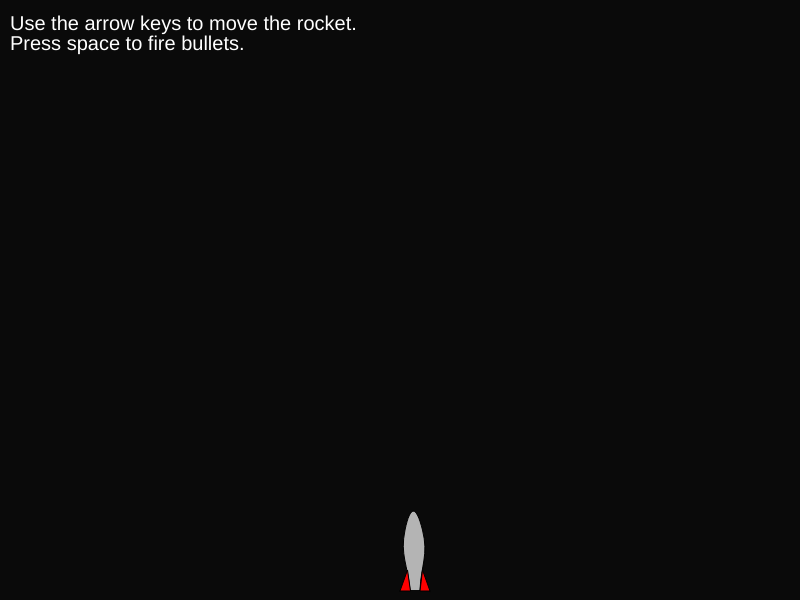
Frame 1 (no input)
Frame 60 (no input): identical to frame 1, image omitted
Frame 120 (the mouse pressed at the canvas centre since frame 60): identical to frame 1, image omitted

The p5.js sketch that drew this single still picture (run headless with seeded random() and noise() and a simulated clock; from frame 60 on, the mouse is pressed at the canvas centre):

// p5.js sketch
// ── sketch.js
var rocket; 
var baseLine;
function setup()
{
     createCanvas(800, 600);
    
    baseLine = height - 70

    rocket =    {
        x: width/2,
        y: baseLine, 
        thrust: false, 
        moveLeft: false,
        moveRight: false,
		bullets : [],
		rocketFiring : false,
		drawRocket: function()
		{
			fill(180);
			beginShape();
			curveTightness(-1.5);
			curveVertex(this.x+10, this.y+60);
			curveVertex(this.x+10, this.y+60);
			curveVertex(this.x+5, this.y);
			curveVertex(this.x+22.5, this.y);
			curveVertex(this.x+20, this.y+60);
			curveVertex(this.x+20, this.y+60);
			endShape();
		
			fill(255, 0, 0);
			beginShape();
			vertex(this.x, this.y + 61);
			vertex(this.x+7.5, this.y + 40);
			vertex(this.x + 10.5, this.y + 61);
			endShape(CLOSE);
		
			beginShape();
			vertex(this.x + 30, this.y + 61);
			vertex(this.x + 22.5, this.y + 40);
			vertex(this.x + 20, this.y + 61);
			endShape(CLOSE);
		
			if (this.thrust)
			{
				fill(255, 150, 0);
				beginShape();
				vertex(this.x + 10, this.y + 60);
				vertex(this.x + 13, this.y + 80);
				vertex(this.x + 15, this.y + 70);
				vertex(this.x + 18, this.y + 80);
				vertex(this.x + 20, this.y + 60);
				endShape(CLOSE);
			}
		},
		moveRocket: function()
		{
			if (this.thrust && this.y > 0)
				{
					this.y -= 3;
				}
				else if (this.y < baseLine)
				{
					this.y += 2 ;
				}

				if (this.moveLeft && this.x > 0 && this.y != baseLine)
				{
					this.x -= 3;
				}

				if (this.moveRight && this.x < width && this.y != baseLine)
				{
					this.x += 3;
				}
		},
		drawbullets(){
			for(var i = 0; i < this.bullets.length; i++)
			{
				fill(255, 0, 0);
				ellipse(this.bullets[i].x+6, this.bullets[i].y, 5, 10);
				ellipse(this.bullets[i].x+21, this.bullets[i].y, 5, 10);
				this.bullets[i].y -= 5;
				if(this.bullets[i].y < 0)
				{
					this.bullets.splice(i, 1);
				}
			}
			if(this.rocketFiring && frameCount/5 % 2 == 0)
			{
				this.bullets.push(				
					{
						x: this.x,
						y: this.y,
					});
			}
		}

    };
    
}
function draw()
{
    
	background(10);
	fill(255);
	textSize(20);
	text("Use the arrow keys to move the rocket.", 10, 30);
	text("Press space to fire bullets.", 10, 50);
   
  	//draw the rocket
	rocket.drawbullets();
	rocket.drawRocket();
	rocket.moveRocket();

}

function keyPressed()
{
	
	if (keyCode == '38')
	{
		rocket.thrust = true;
	}

	if (keyCode == '37')
	{
		rocket.moveLeft = true;
	}

	if (keyCode == '39')
	{
		rocket.moveRight = true;
	}
	if(keyCode == '32'){
		rocket.rocketFiring = true;
	}
}

function keyReleased()
{
	
    if(keyCode == '38')
    {
	   rocket.thrust = false;
    }
    
    if(keyCode == '37')
    {
	   rocket.moveLeft = false;
    }
    
    if(keyCode == '39')
    {
	   rocket.moveRight = false;
    }
	if(keyCode == '32'){
		rocket.rocketFiring = false;
	}

}
